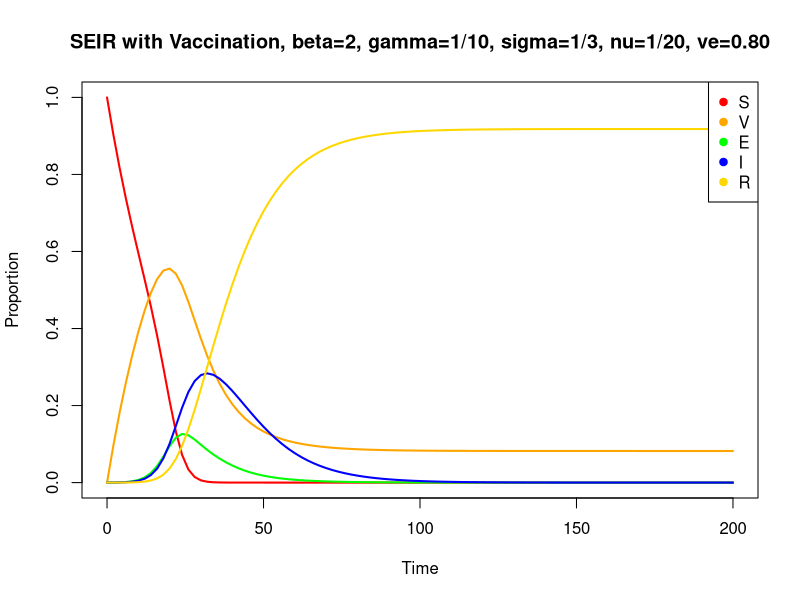
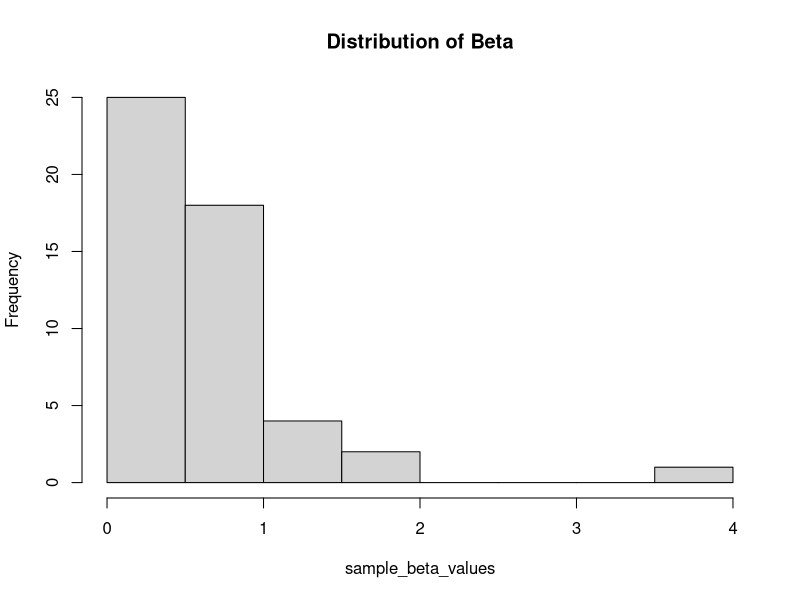
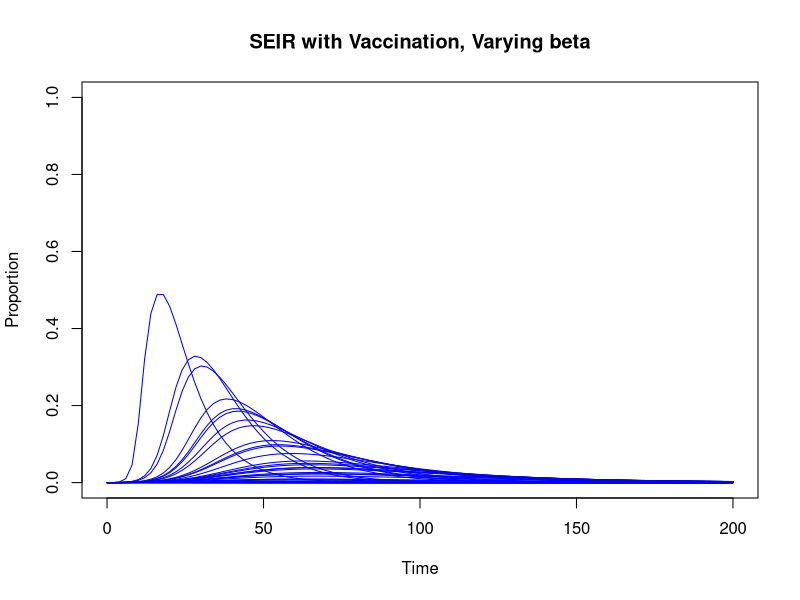
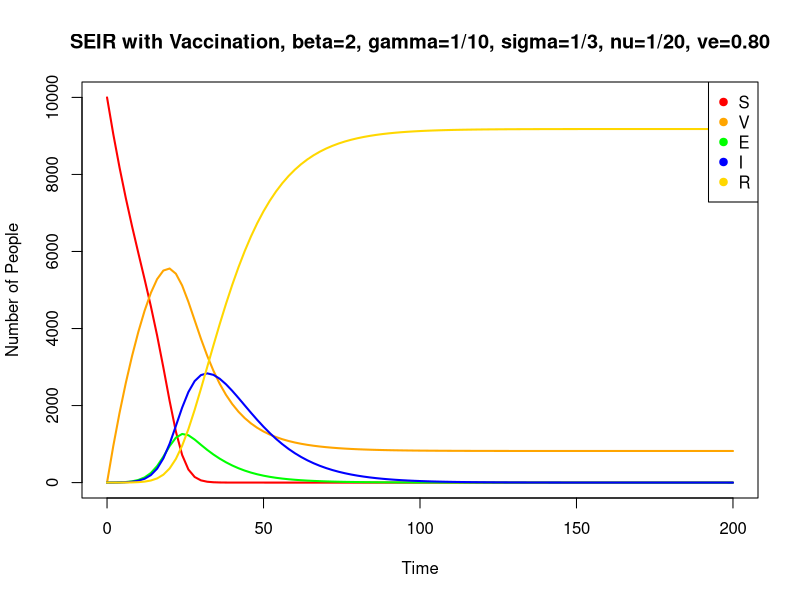

Here is the R script that generated these plots, in order:
#############################################
# Week 3, Day 1 Modeling Workshop
# Adding Stochasticity
#############################################

#load our package
library(deSolve)

#####################################################SEIR vaccination
#here is our function to represent a closed SEIR model
#where we are modeling a vaccinated group of people
#and the vaccine is gives partial immunity
seir.model.vac <- function (t, x, params) {    #here we begin a function with three arguments
    S <- x[1]                               #create local variable S, the first element of x
    V <- x[2]                               #local variable V
    E <- x[3]
    I <- x[4]                               #create local variable I
    R <- x[5]                               #create local variable R
    with(                                   #we can simplify code using "with"
        as.list(params),                   #this argument to "with" lets us use the variable names
        {                                  #the system of rate equations
            dS <- -beta*S*I-nu*S
            dV <- nu*S-beta*(1-ve)*V*I
            dE <- beta*S*I+beta*(1-ve)*V*I-sigma*E
            dI <- sigma*E-gamma*I
            dR <- gamma*I
            dx <- c(dS,dV,dE,dI,dR)          #combine results into a single vector dx
            list(dx)                         #return result as a list
        }
    )
}

#single value for beta
times <- seq(0,200,by=2)                    #function seq returns a sequence
params <- c(beta=1.5,gamma=1/10,sigma=1/3,nu=1/20,ve=0.85) #set alpha to 1 (normal transmission)       
xstart <- c(S=9999/10000,V=0,E=0,I=1/10000,R=0)     #initial conditions

out <- as.data.frame(lsoda(xstart,times,seir.model.vac,params))  #result stored in dataframe

#plotting the results
plot(NA,NA,xlab="Time",ylab="Proportion",main="SEIR with Vaccination, beta=2, gamma=1/10, sigma=1/3, nu=1/20, ve=0.80",
     ylim=c(0,1),xlim=c(0,200))
lines(out$time,out$S,col="red",lwd=2)
lines(out$time,out$V,col="orange",lwd=2)
lines(out$time,out$E,col="green",lwd=2)
lines(out$time,out$I,col="blue",lwd=2)
lines(out$time,out$R,col="gold",lwd=2)
legend("topright",pch=19,c("S","V","E","I","R"),col=c("red","orange","green","blue","gold"))





#for loop, to run set of simulations/runs
#how many simulations?
n_sim<-50

#what distribution of beta?
sample_beta_values <- rexp(n_sim,1.5)

hist(sample_beta_values,main="Distribution of Beta")

#empty matrix to store the output
#note the dimensions + names must match the dimensions of the model output!
#we also add a column for simulation number and beta
sveir_output_var_beta <- matrix(NA,ncol=8)
colnames(sveir_output_var_beta) = c("time","S","V","E","I","R","sim_num","beta")

#set of parameters (without beta)
params <- c(gamma=1/10,sigma=1/3,nu=1/20,ve=0.85) #set alpha to 1 (normal transmission)       


for(ii in 1:n_sim){
    tmp_params = c(beta=sample_beta_values[ii], params)
    output <- lsoda(xstart,times,seir.model.vac,tmp_params)
    output <- cbind(output, sim_num = ii, beta=sample_beta_values[ii])
    sveir_output_var_beta <- rbind(sveir_output_var_beta, output)
}

#cleaner output as data.frame
sveir_output_var_beta <- as.data.frame(sveir_output_var_beta[-1,])
#what does the output look like?
head(sveir_output_var_beta)
tail(sveir_output_var_beta)

#plot
plot(NA,NA,xlab="Time",ylab="Proportion",main="SEIR with Vaccination, Varying beta",
     ylim=c(0,1),xlim=c(0,200))
for(ii in 1:n_sim){
    lines(sveir_output_var_beta$time[sveir_output_var_beta$sim_num==ii],sveir_output_var_beta$I[sveir_output_var_beta$sim_num==ii],col="blue")
}

################################################SEIR with N, output as number of people
seir.n.vac <- function (t, x, params) {    #here we begin a function with three arguments
    S <- x[1]                               #create local variable S, the first element of x
    V <- x[2]                               #local variable V
    E <- x[3]
    I <- x[4]                               #create local variable I
    R <- x[5]                               #create local variable R
        with(                                   #we can simplify code using "with"
        as.list(params),                   #this argument to "with" lets us use the variable names
        {                                  #the system of rate equations
            dS <- -beta*S*I/N-nu*S
            dV <- nu*S-beta*(1-ve)*V*I/N
            dE <- beta*S*I/N+beta*(1-ve)*V*I/N-sigma*E
            dI <- sigma*E-gamma*I
            dR <- gamma*I
            dx <- c(dS,dV,dE,dI,dR)          #combine results into a single vector dx
            list(dx)                         #return result as a list
        }
    )
}

N<-10000
times <- seq(0,200,by=2)                    #function seq returns a sequence
params <- c(beta=1.5,gamma=1/10,sigma=1/3,nu=1/20,ve=0.85) #set alpha to 1 (normal transmission)       
xstart <- c(S=9999,V=0,E=0,I=1,R=0)     #initial conditions

out <- as.data.frame(lsoda(xstart,times,seir.n.vac,params))  #result stored in dataframe

#plotting the results
plot(NA,NA,xlab="Time",ylab="Number of People",main="SEIR with Vaccination, beta=2, gamma=1/10, sigma=1/3, nu=1/20, ve=0.80",
     ylim=c(0,N),xlim=c(0,200))
lines(out$time,out$S,col="red",lwd=2)
lines(out$time,out$V,col="orange",lwd=2)
lines(out$time,out$E,col="green",lwd=2)
lines(out$time,out$I,col="blue",lwd=2)
lines(out$time,out$R,col="gold",lwd=2)
legend("topright",pch=19,c("S","V","E","I","R"),col=c("red","orange","green","blue","gold"))

#total number infected
max(out$R)
